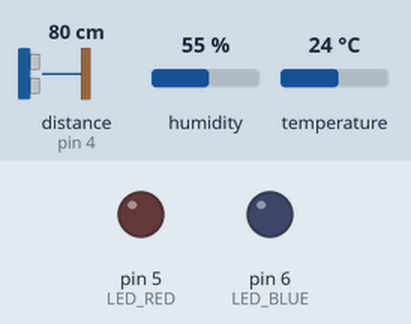
The sketch below on a simulated Arduino Uno, built with avr-gcc and run on an emulated ATmega328P. Shown: output pins drawn as LEDs (lit = HIGH). Wiring (inferred from the names in the program): ultrasonic range finder: trigger pin 3; echo pin 4. Dashed ring = blinking. Inputs (shaded band) come from the test bench; at power-on: distance to the obstacle (sensor on pin 4) 80 cm, humidity 55 %, temperature 24 °C. The echo pulse lasts 58.3 µs per cm; pins used as bus, display or sensor lines are not drawn; what the sketch prints to the serial monitor is not drawn.

Above: at 2.8 s.
2.9 s: distance to the obstacle (sensor on pin 4) set to 12 cm
6.5 s: distance to the obstacle (sensor on pin 4) set to 9 cm
At 7.4 s:
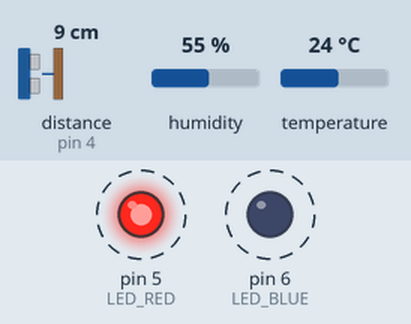
11.5 s: distance to the obstacle (sensor on pin 4) set to 18 cm
At 12.2 s:
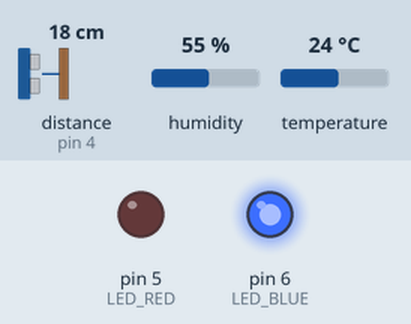
13.0 s: distance to the obstacle (sensor on pin 4) set to 2 cm
At 13.25 s:
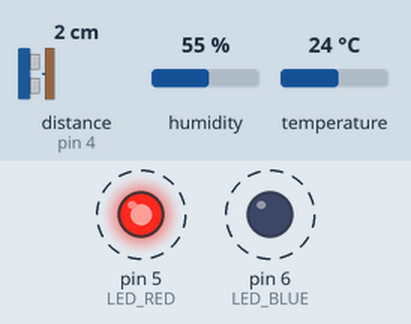
Timing chart, 0 to 27.0 s (numbered marks = the images above; inputs shaded):
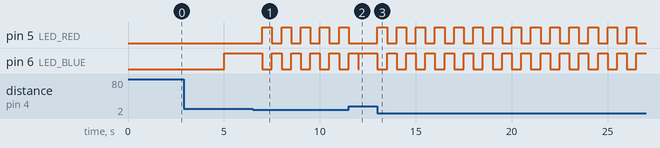

The sketch:

led_si_senzori.ino
```cpp
#include <DHT.h>

// Configurarea pinului pentru DHT11 și tipul senzorului
#define DHTPIN 2
#define DHTTYPE DHT11
DHT dht(DHTPIN, DHTTYPE);

// Configurarea pinilor pentru HC-SR04
#define TRIG_PIN 3  // Pin pentru semnalul Trig
#define ECHO_PIN 4  // Pin pentru semnalul Echo

// Configurarea pinilor pentru LED-uri
#define LED_RED 5   // Pin pentru LED roșu
#define LED_BLUE 6  // Pin pentru LED albastru

// Temporizări și intervale
unsigned long lastTempHumidityRead = 0;     // Timpul ultimei citiri de temperatură și umiditate
unsigned long tempHumidityInterval = 5000;  // Interval pentru citirea temperaturii și umidității
unsigned long lastDistanceMeasure = 0;      // Timpul ultimei măsurători de distanță
unsigned long distanceInterval = 1000;      // Interval pentru măsurarea distanței
unsigned long lastLEDChange = 0;            // Timpul ultimei alternări a LED-urilor
unsigned long ledInterval = 500;            // Interval pentru alternarea LED-urilor

// Variabile de stare
bool toggleLEDState = false;      // Starea curentă a alternării LED-urilor
bool hasAlternated = false;       // Indică dacă LED-urile au alternat
bool isDistancePriority = false;  // Indică dacă măsurarea distanței are prioritate

// Controlează starea LED-urilor (aprins/stins)
void setLEDs(bool red, bool blue) {
  digitalWrite(LED_RED, red ? HIGH : LOW);
  digitalWrite(LED_BLUE, blue ? HIGH : LOW);
}

void setup() {
  Serial.begin(9600);  // Inițializează comunicarea serială
  dht.begin();         // Inițializează senzorul DHT11

  // Configurare pini
  pinMode(TRIG_PIN, OUTPUT);
  pinMode(ECHO_PIN, INPUT);
  pinMode(LED_RED, OUTPUT);
  pinMode(LED_BLUE, OUTPUT);

  setLEDs(false, false);  // Stinge LED-urile la pornire
}

void loop() {
  unsigned long currentMillis = millis();

  // Măsoară și afișează distanța la fiecare interval specificat
  if (currentMillis - lastDistanceMeasure >= distanceInterval) {
    lastDistanceMeasure = currentMillis;
    measureAndDisplayDistance();
  }

  // Controlează alternarea LED-urilor dacă măsurarea distanței este prioritară
  if (isDistancePriority) {
    controlAlternateLEDs();
  }

  // Citește și afișează temperatura și umiditatea dacă distanța nu are prioritate
  if (!isDistancePriority && currentMillis - lastTempHumidityRead >= tempHumidityInterval) {
    lastTempHumidityRead = currentMillis;
    readAndDisplayTemperatureHumidity();
  }
}

// Măsoară și afișează distanța
void measureAndDisplayDistance() {
  float distance = measureDistance();

  if (distance == -1) {
    Serial.println("Eroare: Nu s-a primit semnal de la senzorul HC-SR04.");
    return;
  }

  Serial.print("Distanța: ");
  Serial.print(distance);
  Serial.println(" cm");

  if (distance < 10) {
    isDistancePriority = true;  // Prioritizează măsurarea distanței
    controlAlternateLEDs();
  } else {
    isDistancePriority = false;  // Elimină prioritatea pentru distanță
    stopAlternateLEDs();
  }
}

// Măsoară distanța folosind HC-SR04
float measureDistance() {
  digitalWrite(TRIG_PIN, LOW);  // Asigură un semnal LOW înainte de impuls
  delayMicroseconds(2);
  digitalWrite(TRIG_PIN, HIGH);  // Trimite un impuls de 10 microsecunde
  delayMicroseconds(10);
  digitalWrite(TRIG_PIN, LOW);

  // Măsoară timpul de răspuns cu un timeout de 30 ms
  long duration = pulseIn(ECHO_PIN, HIGH, 30000);

  if (duration == 0) {
    return -1;  // Semnal invalid
  }

  // Calculează și returnează distanța în cm
  return duration * 0.034 / 2;
}

// Controlează alternarea LED-urilor la fiecare interval
void controlAlternateLEDs() {
  unsigned long currentMillis = millis();

  if (currentMillis - lastLEDChange >= ledInterval) {
    lastLEDChange = currentMillis;
    toggleLEDState = !toggleLEDState;          // Inversează starea alternării
    hasAlternated = true;                      // Marchează că LED-urile au alternat
    setLEDs(toggleLEDState, !toggleLEDState);  // Alternăm starea LED-urilor
  }
}

// Oprește alternarea LED-urilor dacă acestea au alternat înainte
void stopAlternateLEDs() {
  if (hasAlternated) {
    setLEDs(false, false);  // Stinge LED-urile
    hasAlternated = false;  // Resetează starea alternării
  }
}

// Citește și afișează temperatura și umiditatea
void readAndDisplayTemperatureHumidity() {
  float temperature = dht.readTemperature();  // Citește temperatura
  float humidity = dht.readHumidity();        // Citește umiditatea

  if (isnan(temperature) || isnan(humidity)) {
    Serial.println("Eroare la citirea senzorului DHT11!");
  } else {
    Serial.print("Temperatura: ");
    Serial.print(temperature);
    Serial.print(" °C, Umiditate: ");
    Serial.print(humidity);
    Serial.println(" %");

    // Controlează LED-urile pe baza temperaturii
    setLEDs(temperature >= 25, temperature < 25);
  }
}
```

Measured:
- the behaviour switches between 11 and 10 cm on distance to the obstacle (sensor on pin 4) (found by bisection; images 0 and 1)
- after the input at 6.5 s, pin 5 (LED_RED), pin 6 (LED_BLUE): alternates HIGH for 0.50 s and LOW for 0.50 s, starting after 0.50 s
- after the input at 11.5 s, pin 5 (LED_RED): goes on until 11.5 s, then stays LOW
- after the input at 13.0 s, pin 5 (LED_RED), pin 6 (LED_BLUE): alternates HIGH for 0.50 s and LOW for 0.50 s, starting at once
